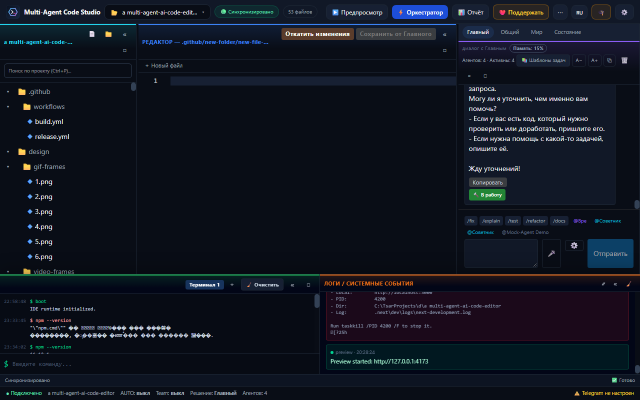
#> input picture design/gif-frames/1.png, 1280 x 800 px (shown at 1/2 size); its folder holds only this picture in this run
$ python _gif.py
#> lines starting #> are read from the running program, lines starting #| are printed output that depends on the picture
from PIL import Image, ImageDraw
import glob, os

frames = sorted(glob.glob("design/gif-frames/*.png"), key=lambda p: int(os.path.basename(p).split(".")[0]))
target_w = 880
images = []
for path in frames:
    img = Image.open(path).convert("RGB")
#> img is the input picture: PIL image 1280x800 RGB; mean R, G, B 17.1, 22.2, 33.3
    ratio = target_w / img.width
#> ratio = 0.688
    img = img.resize((target_w, int(img.height * ratio)), Image.LANCZOS)
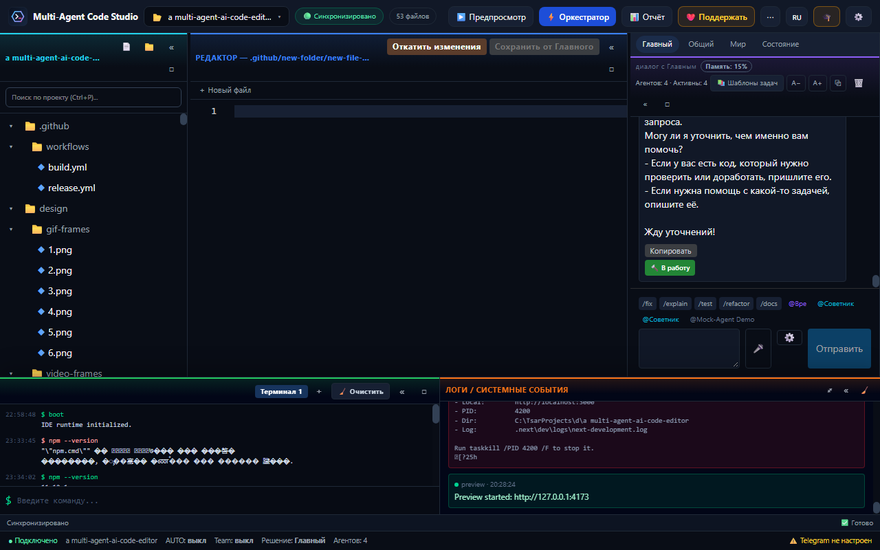
#> img: PIL image 880x550 RGB; mean R, G, B 17.2, 22.2, 33.3
    images.append(img)

# keep a stable canvas so the gif does not jitter
w = images[0].width
#> w = 880
h = max(i.height for i in images)
#> h = 550
canvas = []
for img in images:
    layer = Image.new("RGB", (w, h), (8, 12, 20))
    layer.paste(img, (0, 0))
    canvas.append(layer)
#> this loop made 1 pass
#> pass 1, `layer = Image.new("RGB", (w, h), (8, 12, 20))`:
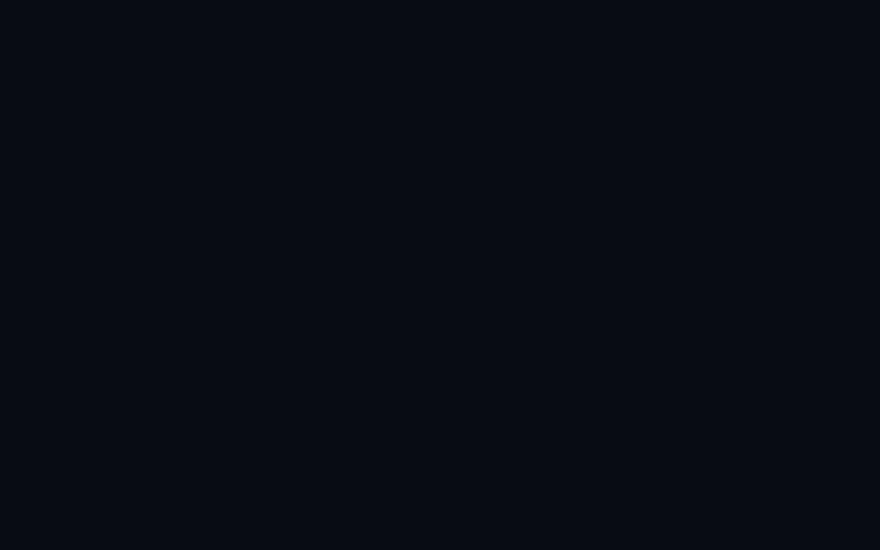
#> layer: PIL image 880x550 RGB; mean R, G, B 8, 12, 20
#> after the loop, canvas = 1 item

# short caption on the first frame
draw = ImageDraw.Draw(canvas[0])
draw.rectangle([0, h - 34, w, h], fill=(9, 13, 22))
draw.text((16, h - 24), "Multi-Agent Code Studio — v1.6.0", fill=(200, 210, 225))

out = "design/demo.gif"
canvas[0].save(out, save_all=True, append_images=canvas[1:], duration=[1400, 1600, 1600, 1600, 1600, 2200], loop=0, optimize=True)
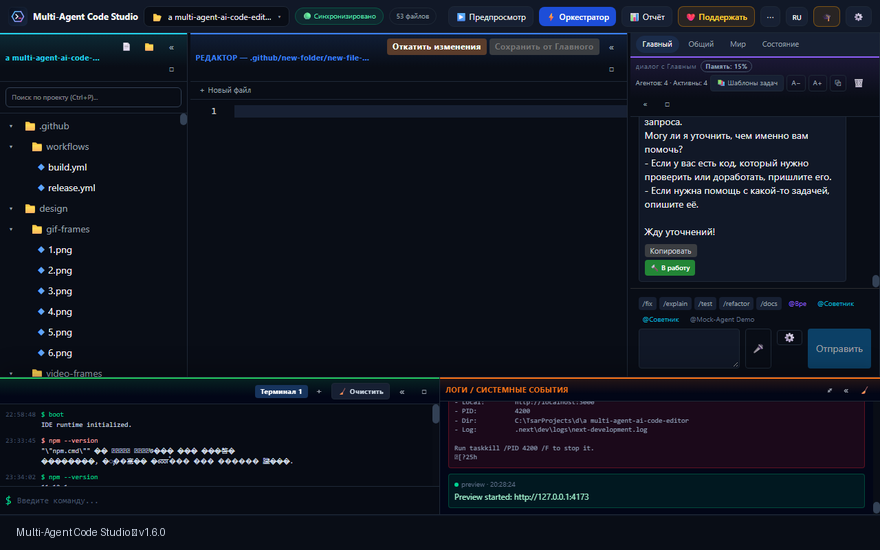
#> saved as demo.gif: PIL image 880x550 RGB; mean R, G, B 16.9, 21.8, 32.9
print("saved", out, os.path.getsize(out) // 1024, "KB", canvas[0].size)
#| saved design/demo.gif 83 KB (880, 550)

$ run again, on design/gif-frames/2.png
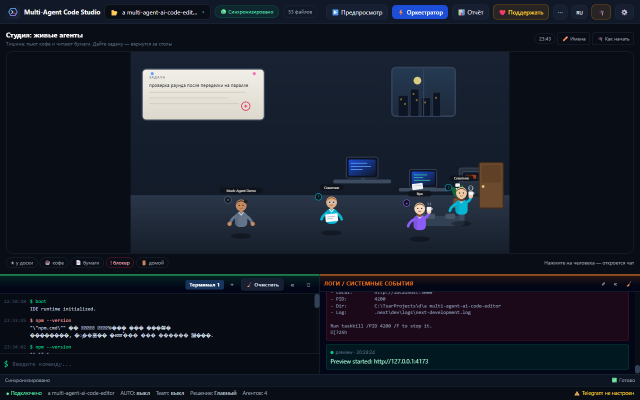
#> input picture design/gif-frames/2.png, 1280 x 800 px (shown at 1/2 size)
#> img is the input picture: PIL image 1280x800 RGB; mean R, G, B 24.2, 29.5, 40.7
#> `img = img.resize((target_w, int(img.height * ratio)), Image.LANCZOS)`:
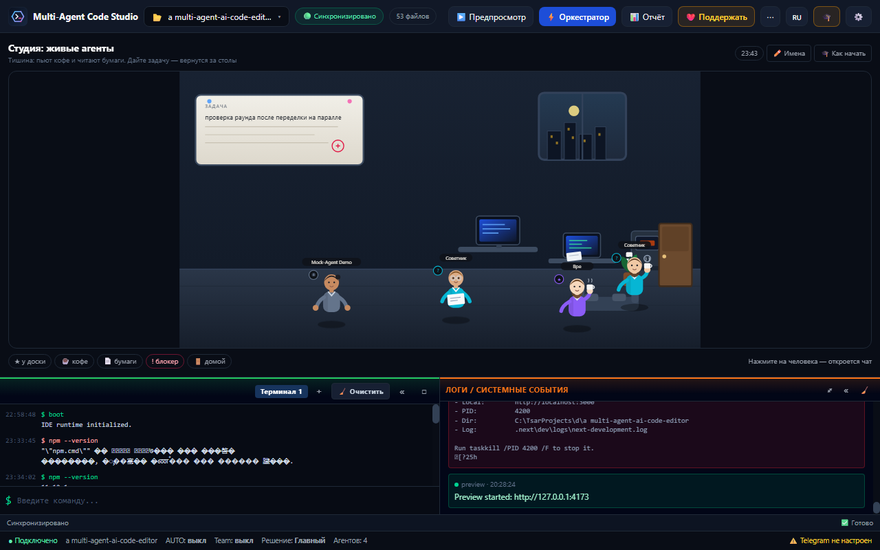
#> img: PIL image 880x550 RGB; mean R, G, B 24.2, 29.5, 40.7
#> h = 550
#> the loop `for img in images:` made 1 pass
#> after the loop `for img in images:`: canvas = 1 item
#> `canvas[0].save(out, save_all=True, append_images=canvas[1:], duration=..`:
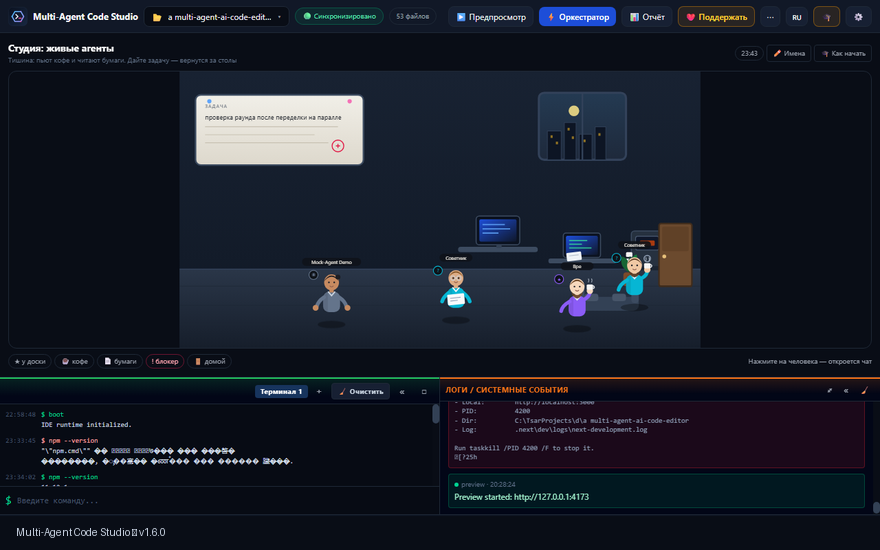
#> saved as demo.gif: PIL image 880x550 RGB; mean R, G, B 23.9, 29, 40.2
#| saved design/demo.gif 92 KB (880, 550)

$ run again, on design/gif-frames/3.png
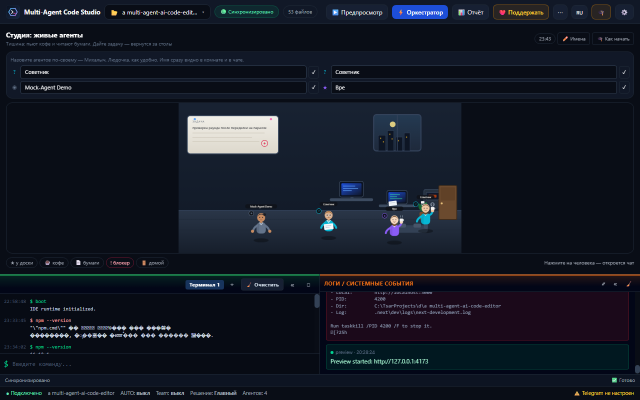
#> input picture design/gif-frames/3.png, 1280 x 800 px (shown at 1/2 size)
#> img is the input picture: PIL image 1280x800 RGB; mean R, G, B 20.4, 25.3, 36.3
#> `img = img.resize((target_w, int(img.height * ratio)), Image.LANCZOS)`:
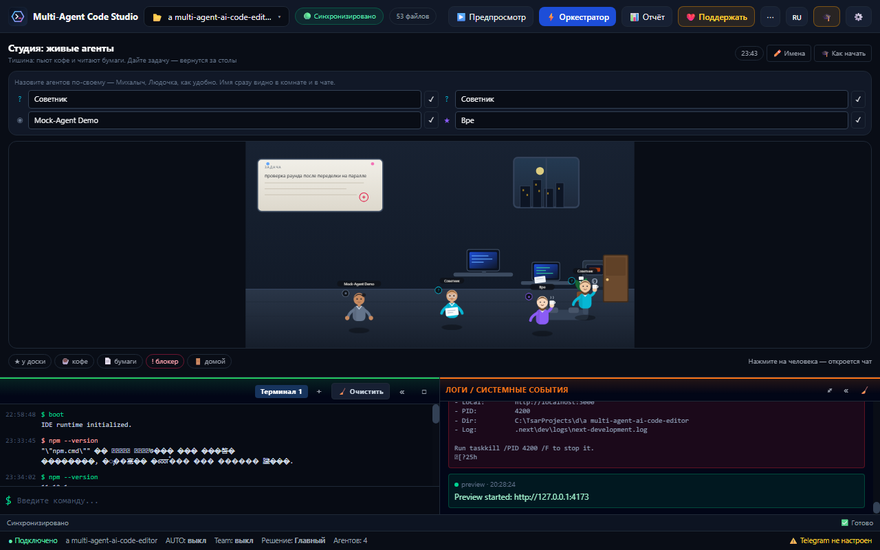
#> img: PIL image 880x550 RGB; mean R, G, B 20.4, 25.3, 36.3
#> h = 550
#> the loop `for img in images:` made 1 pass
#> after the loop `for img in images:`: canvas = 1 item
#> `canvas[0].save(out, save_all=True, append_images=canvas[1:], duration=..`:
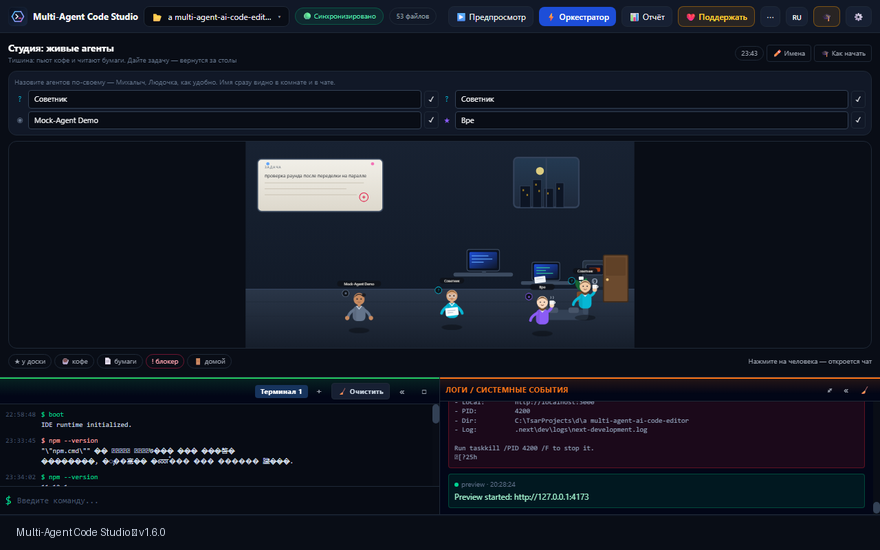
#> saved as demo.gif: PIL image 880x550 RGB; mean R, G, B 20.1, 24.9, 35.8
#| saved design/demo.gif 82 KB (880, 550)
